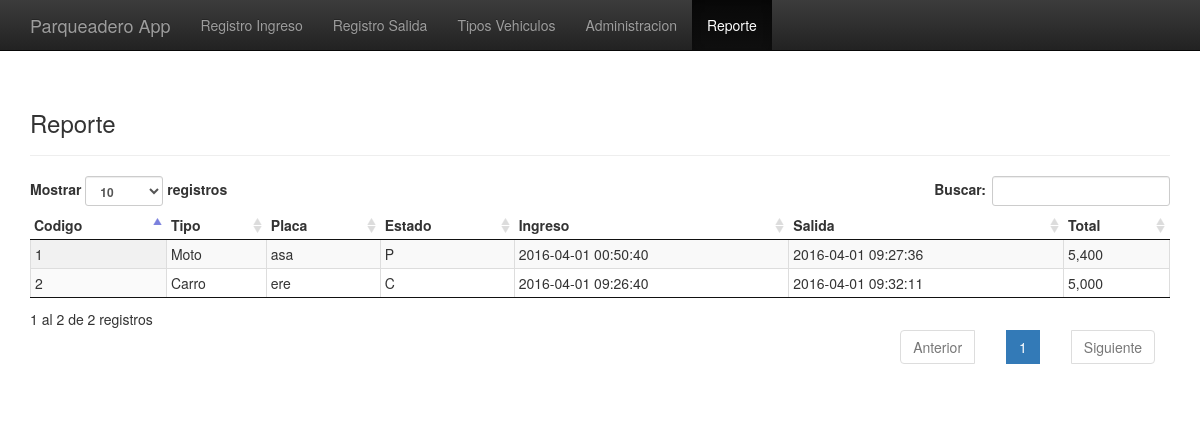
The app's page /index.php/reporte with its own data.
### tables this page shows
CREATE TABLE `registros` (
  `id_registro` int(11) NOT NULL AUTO_INCREMENT,
  `id_tipo_vehiculo` int(11) NOT NULL,
  `placa` varchar(10) NOT NULL,
  `estado` enum('P','C') NOT NULL DEFAULT 'P',
  `ingreso` datetime NOT NULL,
  `salida` datetime NOT NULL,
  `total` decimal(10,2) NOT NULL DEFAULT '0.00',
  PRIMARY KEY (`id_registro`),
  KEY `fk_tipo_vehiculo_registro_idx` (`id_tipo_vehiculo`),
  CONSTRAINT `fk_tipo_vehiculo_registro` FOREIGN KEY (`id_tipo_vehiculo`) REFERENCES `tipos_vehiculos` (`id_tipo_vehiculo`) ON DELETE NO ACTION ON UPDATE NO ACTION
);

CREATE TABLE `tipos_vehiculos` (
  `id_tipo_vehiculo` int(11) NOT NULL AUTO_INCREMENT,
  `tipo` char(2) NOT NULL,
  `descripcion` varchar(20) NOT NULL,
  PRIMARY KEY (`id_tipo_vehiculo`)
);

### application/controllers/Reporte.php (called while the page is built, shortened)
<?php
class Reporte extends CI_Controller {
	function __construct(){
		$this->load->model('registro_model');
	}
	public function index()
	{
		$data['seleccion'] = strtolower(__CLASS__);
		$this->load->view('encabezado',$data);
		$data['registros'] = $this->registro_model->traer_datos();
		$this->load->view(strtolower(__CLASS__),$data);
		$this->load->view('footer');
	}
}

### index.php (called while the page is built, shortened)
<?php
require_once BASEPATH.'core/CodeIgniter.php';

### application/models/Registro_model.php (called while the page is built, shortened)
<?php
class Registro_model extends CI_Model {
	private $tabla = 'registros';
	public function traer_datos()
	{
		$this->db->select('*,tipos_vehiculos.descripcion');
		$this->db->join('tipos_vehiculos','tipos_vehiculos.id_tipo_vehiculo = registros.id_tipo_vehiculo');
		$query = $this->db->get($this->tabla);
		if ($query->num_rows() > 0) return $query;
		else return false;
	}
}

### application/views/reporte.php (the view, shortened to what this page needs)
<div class="container">
	<div class="page-header">
		<h3>Reporte</h3>
	</div>
	<table name='tipovehiculo' id="example" class="display cell-border compact" cellspacing="0" width="100%">
		<thead>
			<tr>
				<th>Codigo</th>
				<th>Tipo</th>
				<th>Placa</th>
				<th>Estado</th>
				<th>Ingreso</th>
				<th>Salida</th>
				<th>Total</th>
			</tr>
		</thead>
		<tbody>
			<?php
			foreach ($registros->result() as $value) {
				?>
				<tr>
					<td><?php echo $value->id_registro; ?></td>
					<td><?php echo $value->descripcion; ?></td>
					<td><?php echo $value->placa; ?></td>
					<td><?php echo $value->estado; ?></td>
					<td><?php echo $value->ingreso; ?></td>
					<td><?php echo $value->salida; ?></td>
					<td><?php echo number_format($value->total); ?></td>
				</tr>
				<?php
			} ?>
		</tbody>
	</table>
</div>

### application/views/encabezado.php (shortened to what this page needs)
<!DOCTYPE html>
<html lang="en">
<head>
	<link rel="stylesheet" href="<?php echo base_url();?>assets/css/bootstrap.min.css">
	<link rel="stylesheet" href="<?php echo base_url();?>assets/css/bootstrap-theme.min.css">
	<link rel="stylesheet" href="<?php echo base_url();?>assets/css/theme.css">
  <link rel="stylesheet" href="<?php echo base_url();?>assets/DataTables/media/css/jquery.dataTables.css">
</head>
 <body role="document">
    <nav class="navbar navbar-inverse navbar-fixed-top">
      <div class="container">
        <div class="navbar-header">
          <a class="navbar-brand" href="<?php echo site_url('welcome'); ?>">Parqueadero App</a>
        </div>
        <div id="navbar" class="navbar-collapse collapse">
          <ul class="nav navbar-nav">
            <?php $class = (isset($seleccion)) ? $seleccion : '' ;
              $opciones_menu = array('registro/ingreso'=>'Registro Ingreso','registro/salida'=>'Registro Salida','tipovehiculo'=>'Tipos Vehiculos','administracion'=>'Administracion','reporte'=>'Reporte');
              foreach ($opciones_menu as $key => $value) { ?>
                <li class="<?php if( $class == $key ){echo 'active';}; ?>"><a href="<?php echo site_url($key); ?>"><?php echo $value; ?></a></li>
              <?php } ?>
          </ul>
        </div>
      </div>
    </nav>

### application/views/footer.php (shortened to what this page needs)
</body>
</html>

### assets/css/theme.css (style rules this page uses)
body { padding-top: 70px; padding-bottom: 30px; }

### records on screen
registros: id_registro "1", id_tipo_vehiculo.descripcion "Moto", placa "asa", estado "P", ingreso "2016-04-01 00:50:40", salida "2016-04-01 09:27:36", total "5,400"
registros: id_registro "2", id_tipo_vehiculo.descripcion "Carro", placa "ere", estado "C", ingreso "2016-04-01 09:26:40", salida "2016-04-01 09:32:11", total "5,000"

### other values on screen
$value "Registro Ingreso"
$value "Registro Salida"
$value "Tipos Vehiculos"
$value "Administracion"
$value "Reporte"
